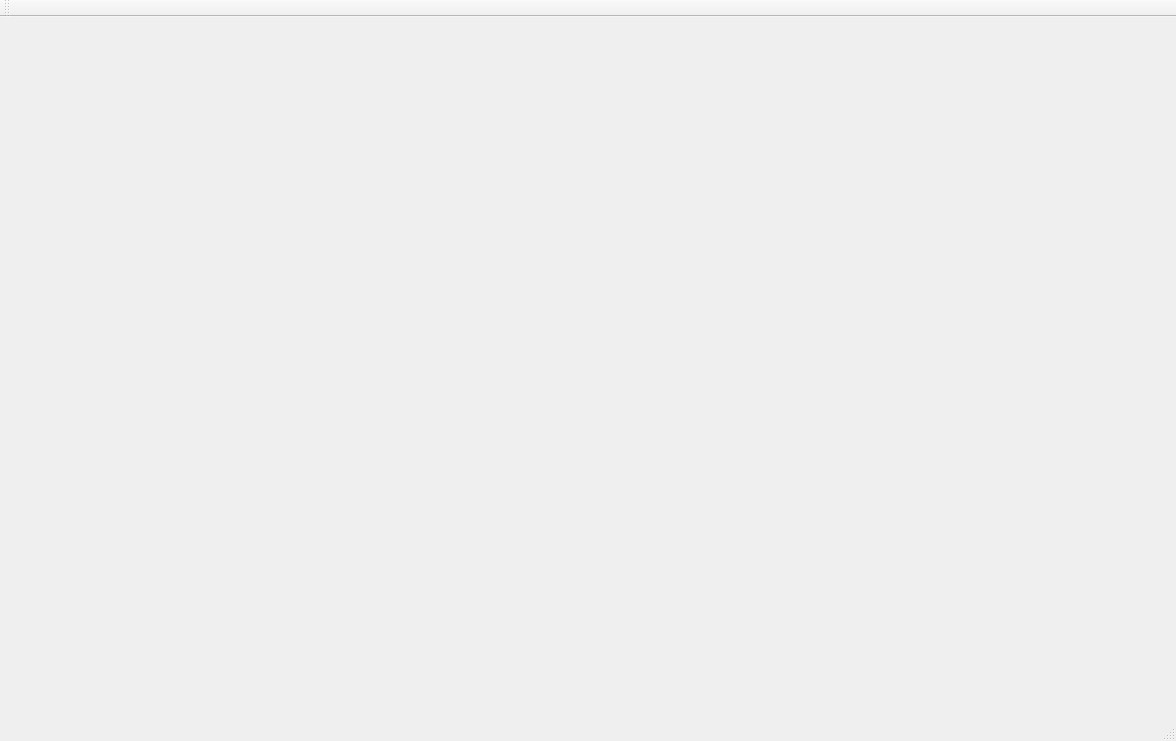
<?xml version="1.0" encoding="UTF-8"?>
<ui version="4.0">
 <class>HiddenChessClass</class>
 <widget class="QMainWindow" name="HiddenChessClass">
  <property name="geometry">
   <rect>
    <x>0</x>
    <y>0</y>
    <width>1176</width>
    <height>741</height>
   </rect>
  </property>
  <property name="windowTitle">
   <string>HiddenChess</string>
  </property>
  <widget class="QWidget" name="centralWidget">
   <widget class="MainMenu" name="mainMenuWidget" native="true">
    <property name="geometry">
     <rect>
      <x>30</x>
      <y>40</y>
      <width>301</width>
      <height>311</height>
     </rect>
    </property>
   </widget>
   <widget class="RoomCreationWidget" name="roomCreationWidget" native="true">
    <property name="geometry">
     <rect>
      <x>360</x>
      <y>39</y>
      <width>731</width>
      <height>231</height>
     </rect>
    </property>
   </widget>
   <widget class="JoiningWidget" name="joiningWidget" native="true">
    <property name="geometry">
     <rect>
      <x>570</x>
      <y>290</y>
      <width>521</width>
      <height>381</height>
     </rect>
    </property>
   </widget>
   <widget class="GameWidget" name="gameWidget" native="true">
    <property name="geometry">
     <rect>
      <x>30</x>
      <y>380</y>
      <width>231</width>
      <height>211</height>
     </rect>
    </property>
   </widget>
   <widget class="QLabel" name="errLabel">
    <property name="geometry">
     <rect>
      <x>440</x>
      <y>10</y>
      <width>421</width>
      <height>16</height>
     </rect>
    </property>
    <property name="text">
     <string/>
    </property>
   </widget>
   <widget class="QTextBrowser" name="errTextBrowser">
    <property name="geometry">
     <rect>
      <x>290</x>
      <y>0</y>
      <width>621</width>
      <height>31</height>
     </rect>
    </property>
    <property name="styleSheet">
     <string notr="true">background-color: rgba(255, 255, 255, 0);
border-color: rgba(255, 255, 255, 0);
border:none;</string>
    </property>
   </widget>
  </widget>
  <widget class="QMenuBar" name="menuBar">
   <property name="geometry">
    <rect>
     <x>0</x>
     <y>0</y>
     <width>1176</width>
     <height>21</height>
    </rect>
   </property>
  </widget>
  <widget class="QToolBar" name="mainToolBar">
   <attribute name="toolBarArea">
    <enum>TopToolBarArea</enum>
   </attribute>
   <attribute name="toolBarBreak">
    <bool>false</bool>
   </attribute>
  </widget>
  <widget class="QStatusBar" name="statusBar"/>
 </widget>
 <layoutdefault spacing="6" margin="11"/>
 <customwidgets>
  <customwidget>
   <class>MainMenu</class>
   <extends>QWidget</extends>
   <header>mainmenu.h</header>
   <container>1</container>
  </customwidget>
  <customwidget>
   <class>RoomCreationWidget</class>
   <extends>QWidget</extends>
   <header>roomcreationwidget.h</header>
   <container>1</container>
  </customwidget>
  <customwidget>
   <class>JoiningWidget</class>
   <extends>QWidget</extends>
   <header>joiningwidget.h</header>
   <container>1</container>
  </customwidget>
  <customwidget>
   <class>GameWidget</class>
   <extends>QWidget</extends>
   <header>gamewidget.h</header>
   <container>1</container>
  </customwidget>
 </customwidgets>
 <resources>
  <include location="HiddenChess.qrc"/>
 </resources>
 <connections/>
</ui>
